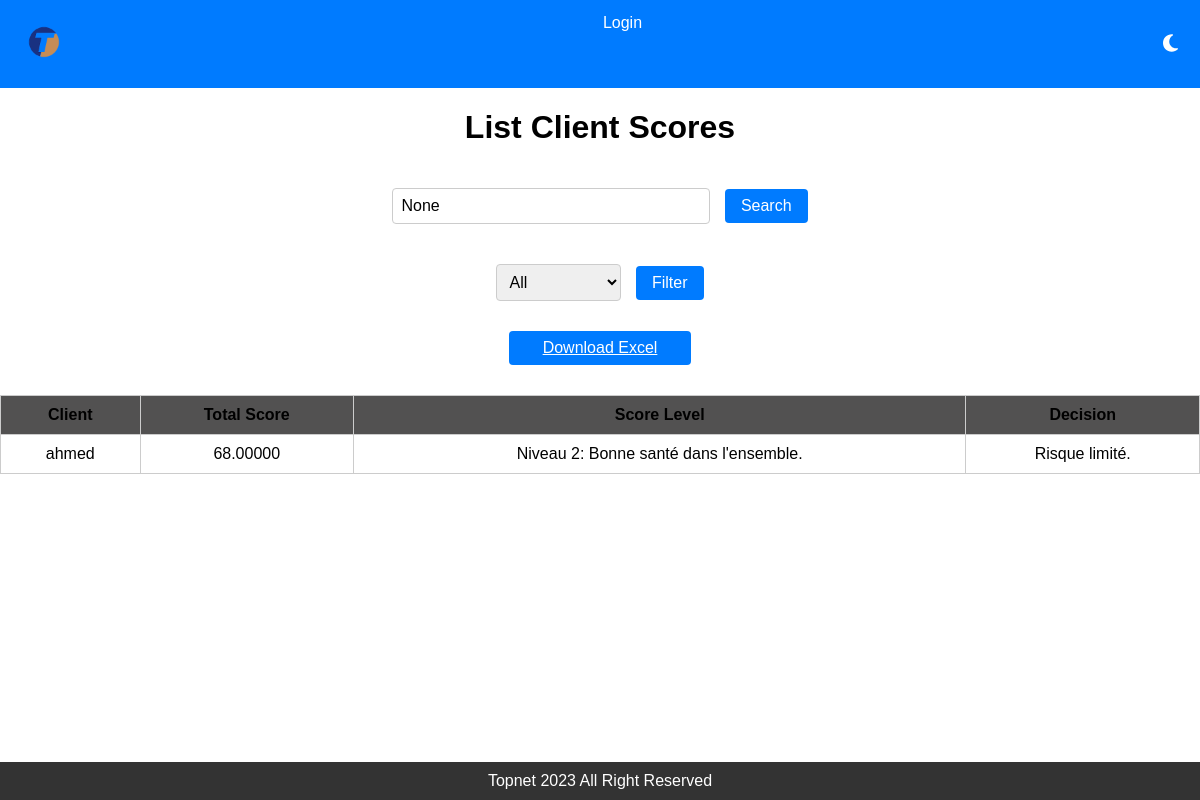
The page /user/view_all_score/ on the database its author committed.
### client/models.py (models this page shows)
class Client(AbstractUser):
    phone_regex = RegexValidator(
        regex=r'^\d{8}$',
        message="Le numéro de téléphone doit être au format  71000000."
    )
    phone_number = models.CharField(validators=[phone_regex], max_length=17)
    CIN = models.CharField("CIN", max_length=250, validators=[RegexValidator(regex='^[0-9]{8}$', message="Numbers Only!")])
    def __str__(self):
            return self.username if self.username else "N/A"

### client/views.py (the view)
# urls.py: path('view_all_score/', view_all_score, name='view_all_score'),
def view_all_score(request):
    search_query = request.GET.get('search')
    filter_option = request.GET.get('filter', 'all')
    axes_with_clients = Axes.objects.select_related('client').filter(client__valeur_commerciale__isnull=False).exclude(client__is_superuser=True)
    if search_query:
        axes_with_clients = axes_with_clients.filter(client__username__icontains=search_query)
    if filter_option == 'today':
        axes_with_clients = axes_with_clients.filter(client__date_joined__date=timezone.now().date())
    elif filter_option == 'past7days':
        past_week = timezone.now() - timezone.timedelta(days=7)
        axes_with_clients = axes_with_clients.filter(client__date_joined__gte=past_week)
    elif filter_option == 'thismonth':
        axes_with_clients = axes_with_clients.filter(client__date_joined__year=timezone.now().year, client__date_joined__month=timezone.now().month)
    elif filter_option == 'thisyear':
        axes_with_clients = axes_with_clients.filter(client__date_joined__year=timezone.now().year)
    paginator = Paginator(axes_with_clients, 100)  # Change the number of items per page as needed
    page_number = request.GET.get('page')
    axes = paginator.get_page(page_number)
    clients_with_scores = process_client_scores(axes)
    return render(
        request,
        'client/view_all_score.html',
        {'clients_with_scores': clients_with_scores,
         'search_query': search_query,
         'filter_option': filter_option,}
    )

### client/models.py (called while the page is built)
    def calculate_anciennete(self):
        if self.client.contrats.exists():
            today = datetime.date.today()
            last_contrat = self.client.contrats.latest('date_debut')
            difference = today - last_contrat.date_debut
            if difference.days >= 730:
                return Decimal('1')
            elif 365 <= difference.days < 730:
                return Decimal('0.5')
        return Decimal('0')

    def calculate_nombre_suspension(self):
        if self.client.contrats.exists():
            random_number = Decimal(str(random.randint(1, 1)))
            return random_number
        return None

    def calculate_montant_en_cours(self):
        if self.client.contrats.exists():
            nombre_facture_impayee = self.client.contrats.aggregate(models.Sum('nombre_facture_impayee'))['nombre_facture_impayee__sum']
            if nombre_facture_impayee is None:
                nombre_facture_impayee = 0
            if nombre_facture_impayee > 2:
                return Decimal('1')
            elif nombre_facture_impayee == 0:
                return Decimal('0')
            else:
                return Decimal('0.5')
        return None

    def calculate_total_score(self):
        poids_anciennete = CriteriaWeight.objects.last().poids_anciennete
        poids_nombre_suspension = CriteriaWeight.objects.last().poids_nombre_suspension
        poids_montant_en_cours = CriteriaWeight.objects.last().poids_montant_en_cours
        engagement_client_weight = AxesWeight.objects.last().engagement_client_weight
        anciennete_score = self.calculate_anciennete() * (poids_anciennete * engagement_client_weight) / 100
        nombre_suspension_score = self.calculate_nombre_suspension() * (poids_nombre_suspension * engagement_client_weight) / 100
        montant_en_cours_score = self.calculate_montant_en_cours() * (poids_montant_en_cours * engagement_client_weight) / 100
        total_score = anciennete_score + nombre_suspension_score + montant_en_cours_score
        return total_score
        return total_score

    def calculate_contentieux_score(self):
        poids_contentieux = CriteriaWeight.objects.last().poids_contentieux
        comportement_client_weight = AxesWeight.objects.last().comportement_client_weight
        contentieux_score = 1 if self.facture and self.facture.contentieux else 0
        return contentieux_score * (poids_contentieux * comportement_client_weight) / 100

### score_app/templates/client/view_all_score.html (shortened to what this page needs)
{% extends 'base.html' %}
{% load static %}
{% block content %}
<h1> List Client Scores </h1>
<div class="search-container">
    <form method="get" action="">
        <input type="text" name="search" value="{{ search_query }}" placeholder="Search by username">
        <button type="submit">Search</button>
    </form>
</div>
<div class="filter-container">
    <form method="get" action="">
        <select name="filter">
            <option value="all" {% if filter_option == 'all' %}selected{% endif %}>All</option>
        </select>
        <button type="submit">Filter</button>
    </form>
</div>
<a href="{% url 'download_excel' %}" class="search-container button-style">Download Excel</a>
<table class="client-scores">
    <tr>
        <th>Client</th>
        <th>Total Score</th>
        <th>Score Level</th>
        <th>Decision</th>
    </tr>
    {% for client_with_score in clients_with_scores %}
    <tr>
        <td>{{ client_with_score.client }}</td>
        <td>{{ client_with_score.total_score }}</td>
        <td>{{ client_with_score.score_level }}</td>
        <td>{{ client_with_score.decision }}</td>
    </tr>
    {% endfor %}
</table>
<div class="pagination">
    <span class="step-links">
        <span class="current-page">{{ client_with_score.number }}</span>
    </span>
</div>
{% endblock %}

### score_app/templates/base.html (style rules this page uses)
body { font-family: Arial, sans-serif; margin: 0; padding: 0; display: flex; flex-direction: column; min-height: 100vh; }
h1 { text-align: center; }
form { margin-top: 20px; }

### score_app/templates/client/view_all_score.html (style rules this page uses)
table.client-scores { width: 100%; border-collapse: collapse; margin-top: 20px; }
table.client-scores th, table.client-scores td { border: 1px solid #ccc; padding: 10px; text-align: center; }
table.client-scores th { background-color: #525151; }
.pagination { margin-top: 20px; display: flex; justify-content: center; }
.current-page { font-weight: bold; padding: 10px; }
.search-container { text-align: center; margin-bottom: 20px; }
.search-container input[type="text"] { padding: 8px; border: 1px solid #ccc; border-radius: 4px; width: 300px; font-size: 16px; }
.search-container button { background-color: #007bff; color: white; padding: 8px 16px; border: none; border-radius: 4px; cursor: pointer; font-size: 16px; margin-left: 10px; }
.filter-container { text-align: center; margin-bottom: 20px; }
.filter-container select { padding: 8px; border: 1px solid #ccc; border-radius: 4px; font-size: 16px; }
.filter-container button { background-color: #007bff; color: white; padding: 8px 16px; border: none; border-radius: 4px; cursor: pointer; font-size: 16px; margin-left: 10px; }
.button-style { background-color: #007bff; color: white; padding: 8px 16px; border: none; border-radius: 4px; cursor: pointer; font-size: 16px; margin: 10px auto; display: block; width: 150px; }

### rows shown on the page
Client: client "ahmed", total_score "68.00000", score_level "Niveau 2: Bonne santé dans l'ensemble.", decision "Risque limité."
